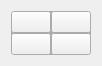
<?xml version="1.0" encoding="UTF-8"?>
<ui version="4.0">
 <class>Form</class>
 <widget class="QWidget" name="Form">
  <property name="windowModality">
   <enum>Qt::NonModal</enum>
  </property>
  <property name="geometry">
   <rect>
    <x>0</x>
    <y>0</y>
    <width>230</width>
    <height>164</height>
   </rect>
  </property>
  <property name="windowTitle">
   <string>Form</string>
  </property>
  <layout class="QHBoxLayout" name="horizontalLayout">
   <property name="sizeConstraint">
    <enum>QLayout::SetFixedSize</enum>
   </property>
   <item>
    <widget class="QFrame" name="frame">
     <property name="styleSheet">
      <string notr="true">#frame {
	background-color:rgba(0, 0, 0, 0.3);
	border-radius:8px;
}</string>
     </property>
     <property name="frameShape">
      <enum>QFrame::StyledPanel</enum>
     </property>
     <property name="frameShadow">
      <enum>QFrame::Raised</enum>
     </property>
     <layout class="QGridLayout" name="gridLayout">
      <property name="leftMargin">
       <number>0</number>
      </property>
      <property name="topMargin">
       <number>0</number>
      </property>
      <property name="rightMargin">
       <number>0</number>
      </property>
      <property name="bottomMargin">
       <number>0</number>
      </property>
      <property name="spacing">
       <number>0</number>
      </property>
      <item row="1" column="1">
       <widget class="QPushButton" name="pushButton_2">
        <property name="sizePolicy">
         <sizepolicy hsizetype="Preferred" vsizetype="Preferred">
          <horstretch>0</horstretch>
          <verstretch>0</verstretch>
         </sizepolicy>
        </property>
        <property name="text">
         <string/>
        </property>
        <property name="iconSize">
         <size>
          <width>10</width>
          <height>10</height>
         </size>
        </property>
       </widget>
      </item>
      <item row="2" column="1">
       <widget class="QPushButton" name="pushButton">
        <property name="text">
         <string/>
        </property>
        <property name="iconSize">
         <size>
          <width>10</width>
          <height>10</height>
         </size>
        </property>
        <property name="flat">
         <bool>false</bool>
        </property>
       </widget>
      </item>
      <item row="1" column="2">
       <widget class="QPushButton" name="pushButton_3">
        <property name="text">
         <string/>
        </property>
        <property name="iconSize">
         <size>
          <width>10</width>
          <height>10</height>
         </size>
        </property>
       </widget>
      </item>
      <item row="2" column="2">
       <widget class="QPushButton" name="pushButton_4">
        <property name="text">
         <string/>
        </property>
        <property name="iconSize">
         <size>
          <width>10</width>
          <height>10</height>
         </size>
        </property>
       </widget>
      </item>
     </layout>
    </widget>
   </item>
  </layout>
 </widget>
 <resources>
  <include location="../resource/resource.qrc"/>
 </resources>
 <connections/>
</ui>
